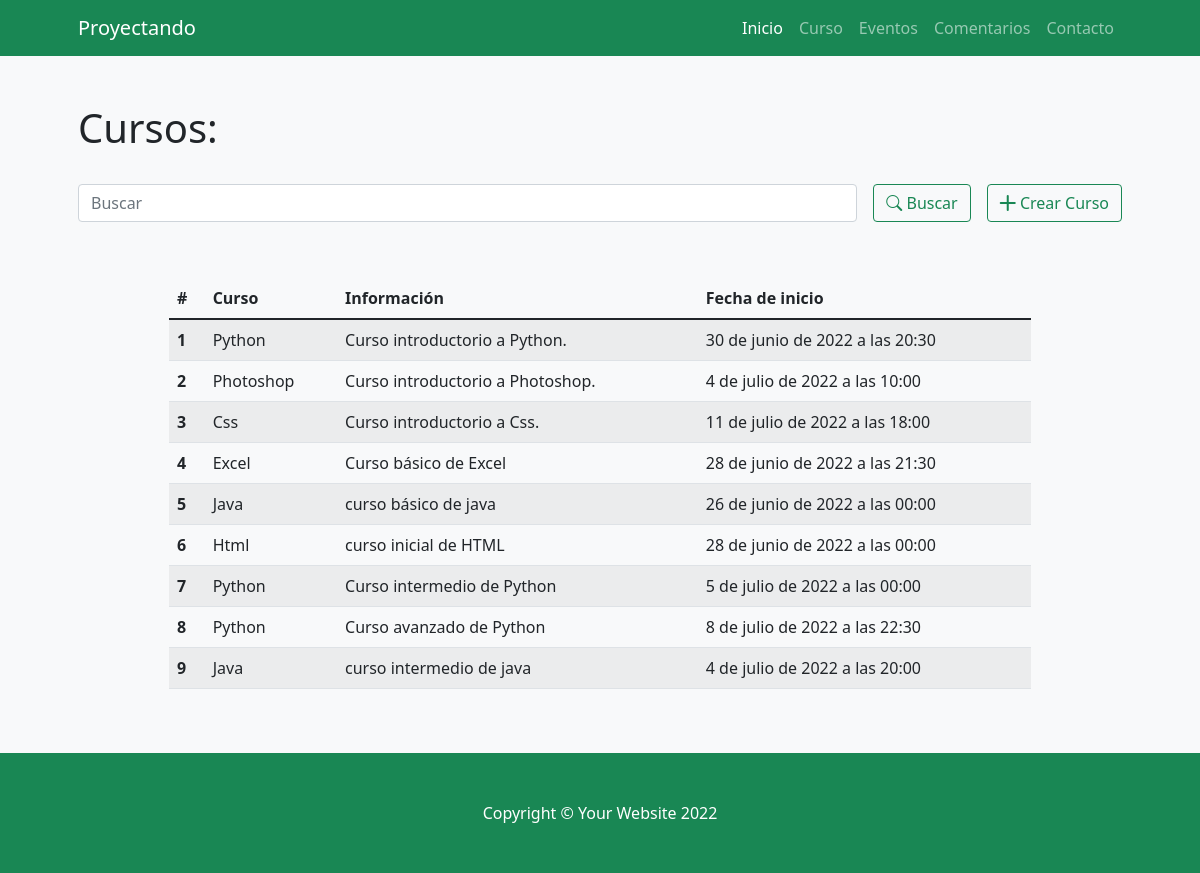
Page /proyecto_cursoApp/curso on the earlier database version.
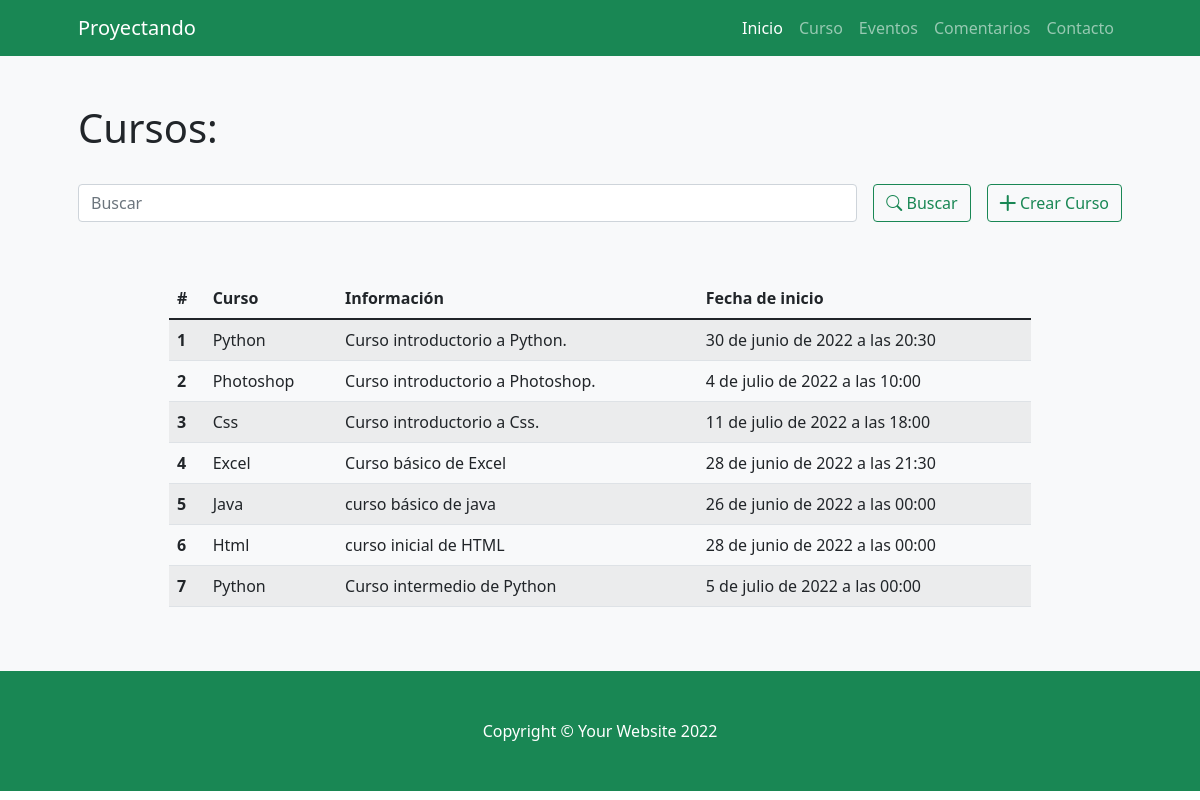
Same page on the later database version.
### proyecto_cursoApp/models.py (models this page shows)
class Curso(models.Model):
    nombre = models.CharField(max_length=30)
    info = models.CharField(max_length=100)
    fecha = models.DateTimeField()

### proyecto_cursoApp/views.py (the view)
def curso (request):
    if request.method == "POST":
        buscar = request.POST["buscar"]
        if buscar != "":
            curso = Curso.objects.filter( Q(nombre__icontains=buscar)).values()
            return render(request,"proyecto_cursoApp/curso.html",{"curso":curso, "buscar":True, "busqueda":buscar})
    curso = Curso.objects.all()
    return render(request,"proyecto_cursoApp/curso.html",{"curso":curso, "buscar":False})

### proyecto_cursoApp/templates/proyecto_cursoApp/curso.html (shortened to what this page needs)
{% extends 'proyecto_cursoApp/base.html' %}
{% load static %}
{% block contenidoPagina %}
<section class="bg-light py-5">
    <div class="container px-5">
        <h1>Cursos:</h1>
        <br>
        <div class="row gx-5 justify-content-center">
            <div class="col-lg-12">
                <form class="d-flex my-2 my-lg-0" action="" method="post">
                    <input class="flex-grow-0 form-control mr-sm-2" type="search" name="buscar" placeholder="Buscar" aria-label="Search">
                    <button class="btn btn-outline-success text-nowrap ms-3 my-2 my-sm-0" type="submit"> <i class="bi bi-search"></i> Buscar</button>
                    <a class="btn btn-outline-success text-nowrap ms-3 my-2 my-sm-0" href="{% url 'crear_curso' %}"> <i class="bi bi-plus-lg"></i> Crear Curso</a>
                </form>
            </div>
        </div>
        <br>
        <br>
        <div class="row gx-5 justify-content-center">
            <div class="col-lg-10 table-responsive">
                <table class="table table-theme table-striped">
                    <thead>
                        <tr>
                            <th scope="col">#</th>
                            <th scope="col">Curso</th>
                            <th scope="col">Información</th>
                            <th scope="col">Fecha de inicio</th>
                        </tr>
                    </thead>
                    <tbody>
                        {% for x in curso %}
                            <tr>
                                <th scope="row">{{forloop.counter}}</th>
                                <td>{{x.nombre}}</td>
                                <td>{{x.info}}</td>
                                <td>{{x.fecha}}</td>
                            </tr>
                        {% endfor %}
                    </tbody>
                </table>
            </div>
        </div>
    </div>
</section>
{% endblock %}

Differences in the rows shown:
removed Curso: nombre "Python", info "Curso avanzado de Python", fecha "8 de julio de 2022 a las 22:30"
removed Curso: nombre "Java", info "curso intermedio de java", fecha "4 de julio de 2022 a las 20:00"
